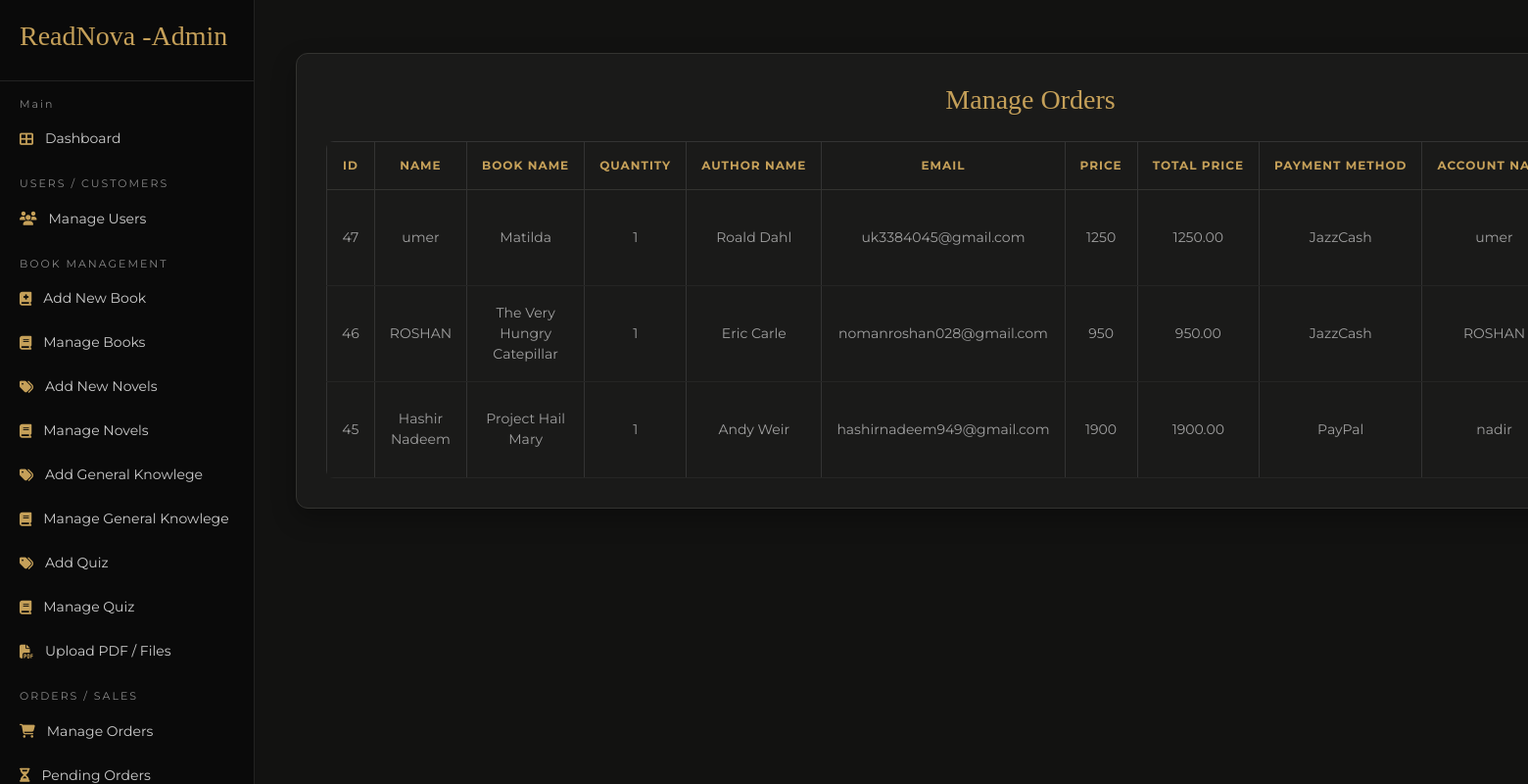
/Admin-site/order.php, run on the app's committed database.
### tables this page shows
CREATE TABLE `orders` (
  `id` int(11) NOT NULL,
  `book_id` int(11) DEFAULT NULL,
  `book_name` varchar(255) NOT NULL,
  `author` varchar(255) NOT NULL,
  `name` varchar(255) NOT NULL,
  `email` varchar(255) NOT NULL,
  `price` int(11) NOT NULL,
  `payment_method` varchar(50) NOT NULL,
  `created_at` timestamp NOT NULL DEFAULT current_timestamp(),
  `status` varchar(20) DEFAULT 'pending',
  `account_name` varchar(100) DEFAULT NULL,
  `account_number` varchar(50) DEFAULT NULL,
  `quantity` int(11) DEFAULT 1,
  `total_price` decimal(10,2) NOT NULL DEFAULT 0.00,
  `type` varchar(50) NOT NULL
);

### Admin-site/order.php (the view, shortened to what this page needs)
<?php
include('../includes/connection.php');
$query = "SELECT * FROM orders ORDER BY id DESC";
$result = mysqli_query($conn, $query);
?>
<!DOCTYPE html>
<html>
<head>
    <link href='https://cdn.jsdelivr.net/npm/bootstrap@5.3.0/dist/css/bootstrap.min.css' rel='stylesheet'>
    <link rel='stylesheet' href='https://cdnjs.cloudflare.com/ajax/libs/font-awesome/6.4.0/css/all.min.css'>
</head>
<body>
<?php include '../includes/sidebar.php'; ?>
<div class="main-content">
    <div class="container">
        <div class="page-box">
            <h2>Manage Orders</h2>
            <table>
                <tr>
                    <th>ID</th>
                    <th> Name</th>
                    <th>Book Name</th>
                    <th>Quantity</th>
                    <th>Author Name</th>
                    <th>Email</th>
                    <th>price</th>
                    <th>Total Price</th>
                    <th>Payment Method</th>
                    <th>Account Name</th>
                </tr>
                <?php
                if (mysqli_num_rows($result) > 0) {
                    while ($row = mysqli_fetch_assoc($result)) {
                ?>
                <tr>
                    <td><?php echo $row['id']; ?></td>
                    <td><?php echo $row['name']; ?></td>
                    <td><?php echo $row['book_name']; ?></td>
                    <td><?php echo $row['quantity']; ?></td>
                    <td><?php echo $row['author']; ?></td>
                    <td><?php echo $row['email']; ?></td>
                    <td><?php echo $row['price']; ?></td>
                    <td><?php echo $row['total_price']; ?></td>
                    <td><?php echo $row['payment_method']; ?></td>
                    <td><?php echo $row['account_name']; ?></td>
                </tr>
                <?php
                    }
                } else {
                    echo "<tr><td colspan='6'>No Orders Found</td></tr>";
                }
                ?>
            </table>
        </div>
    </div>
</div>
</body>
</html>

### Admin-site/order.php (style rules this page uses)
body { background: #121211; color: white; font-family: 'Montserrat', sans-serif; margin: 0; padding: 0; }
.main-content { margin-left: 260px; padding: 40px; }
.page-box { background: #1a1a19; padding: 30px; border: 1px solid #333; }
h2 { font-family: 'Playfair Display', serif; color: #c5a059; margin-bottom: 25px; }
table { width: 100%; border-collapse: collapse; color: white; }
table th { background: #111; color: #c5a059; padding: 14px; text-align: center; border: 1px solid #333; }
table td { padding: 14px; text-align: center; border: 1px solid #333; background: #1f1f1f; }
.main-content { margin-left: 260px; padding: 30px; }
.page-box { background: #1a1a19; padding: 25px; border: 1px solid #333; border-radius: 10px; width: 1500px; max-width: 2000px; margin: auto; box-shadow: 0 0 15px rgba(0,0,0,0.2); }
h2 { font-family: 'Playfair Display', serif; color: #c5a059; margin-bottom: 25px; font-size: 28px; text-align: center; }
table { width: 100%; border-collapse: collapse; color: white; overflow: hidden; border-radius: 8px; }
table th { background: #111; color: #c5a059; padding: 14px; text-align: center; border: 1px solid #333; font-size: 14px; white-space: nowrap; }
table td { padding: 14px; text-align: center; border: 1px solid #333; background: #1f1f1f; font-size: 14px; }
.page-box { background: #1a1a19; padding: 30px; border: 1px solid #333330; border-radius: 12px; box-shadow: 0 10px 25px rgba(0,0,0,0.3); }
table { width: 100%; border-collapse: collapse; }
table th { color: #c5a059; text-transform: uppercase; font-size: 12px; padding: 15px; border-bottom: 1px solid #333330; letter-spacing: 1px; background: transparent; }
table td { padding: 15px; color: #a0a0a0; border-bottom: 1px solid #252524; background: transparent; transition: 0.3s; }
table tr { transition: all 0.3s ease; }

### data on the page
orders: id "47", name "umer", book_name "Matilda", quantity "1", author "Roald Dahl", email "uk3384045@gmail.com", price "1250", total_price "1250.00", payment_method "JazzCash", account_name "umer"
orders: id "46", name "ROSHAN", book_name "The Very Hungry Catepillar", quantity "1", author "Eric Carle", email "nomanroshan028@gmail.com", price "950", total_price "950.00", payment_method "JazzCash", account_name "ROSHAN"
orders: id "45", name "Hashir Nadeem", book_name "Project Hail Mary", quantity "1", author "Andy Weir", email "hashirnadeem949@gmail.com", price "1900", total_price "1900.00", payment_method "PayPal", account_name "nadir"
